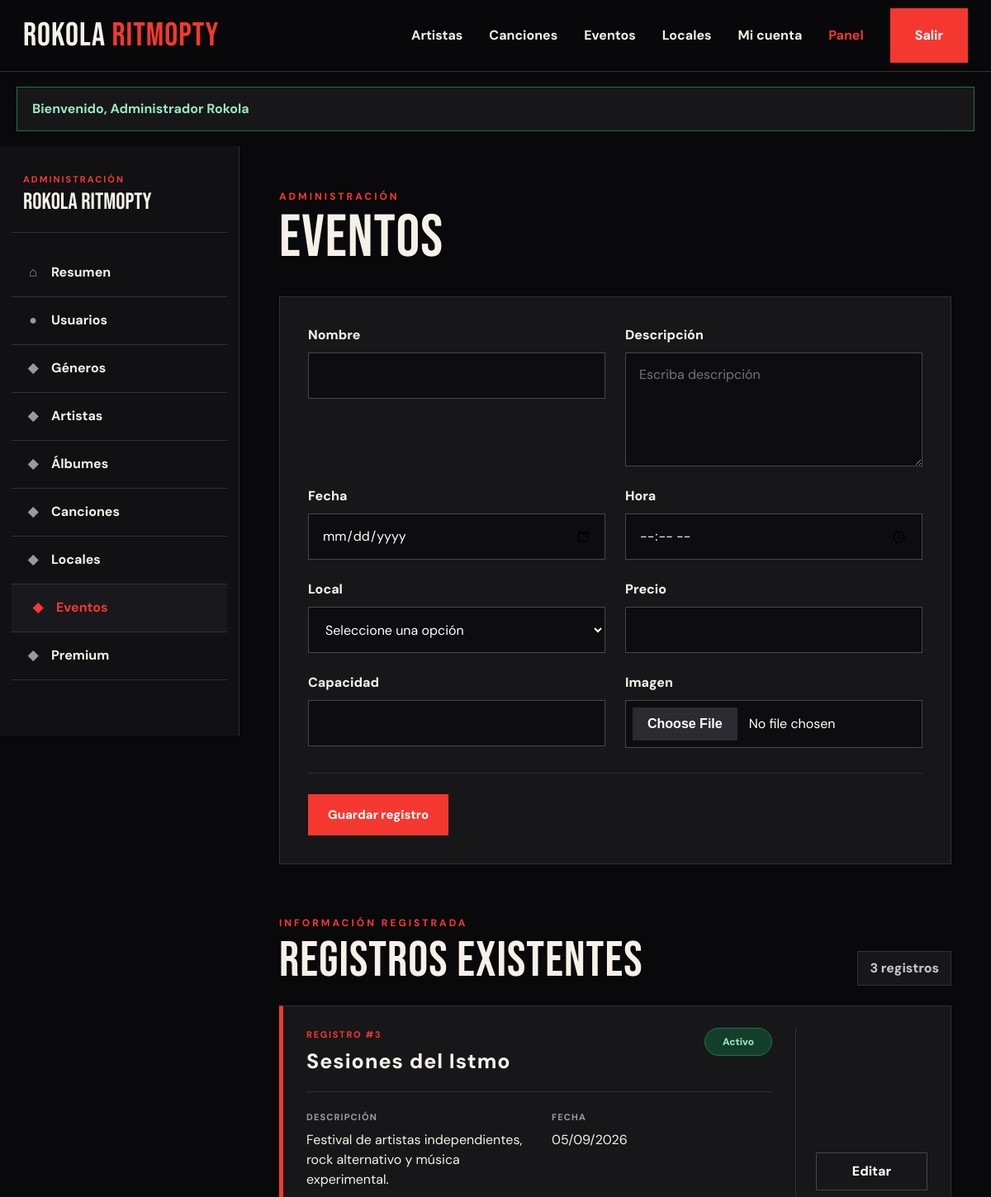
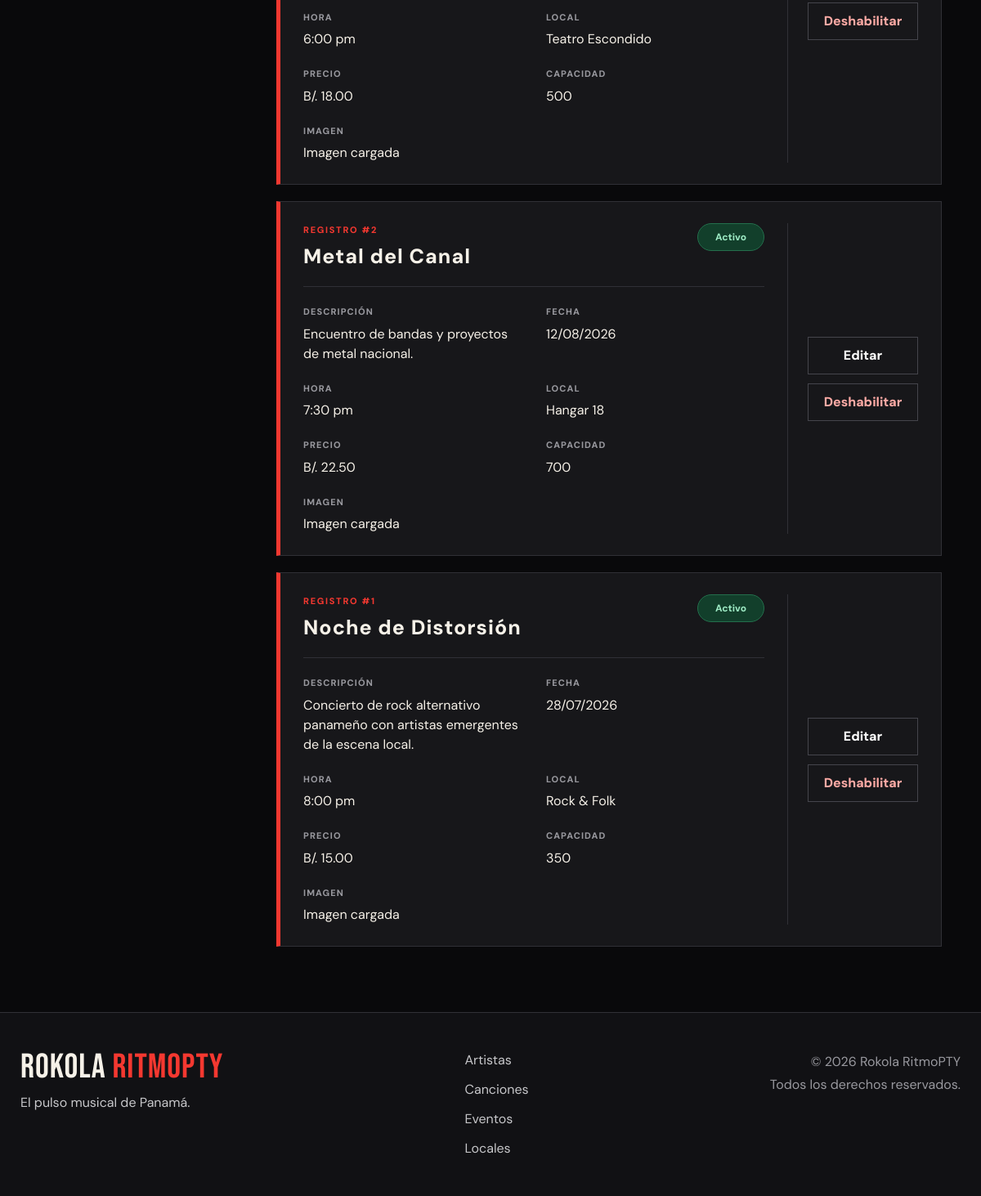
Screenshot of /RokolaRitmoPTY/public/admin/eventos (signed in) with the database file from the repository (2 pictures, top to bottom).
### tables this page shows
CREATE TABLE IF NOT EXISTS `eventos` (
  `id` int UNSIGNED NOT NULL AUTO_INCREMENT,
  `local_id` int UNSIGNED DEFAULT NULL,
  `nombre` varchar(180) NOT NULL,
  `descripcion` text,
  `fecha` date NOT NULL,
  `hora` time NOT NULL,
  `precio` decimal(10,2) NOT NULL DEFAULT '0.00',
  `capacidad` int UNSIGNED DEFAULT NULL,
  `imagen_url` varchar(500) DEFAULT NULL,
  `estado` tinyint(1) NOT NULL DEFAULT '1',
  `creado_en` timestamp NOT NULL DEFAULT CURRENT_TIMESTAMP,
  `actualizado_en` timestamp NOT NULL DEFAULT CURRENT_TIMESTAMP ON UPDATE CURRENT_TIMESTAMP,
  PRIMARY KEY (`id`),
  KEY `idx_eventos_local` (`local_id`),
  KEY `idx_eventos_fecha` (`fecha`),
  KEY `idx_eventos_estado` (`estado`)
);

CREATE TABLE IF NOT EXISTS `locales` (
  `id` int UNSIGNED NOT NULL AUTO_INCREMENT,
  `nombre` varchar(150) NOT NULL,
  `tipo` varchar(100) DEFAULT NULL,
  `direccion` varchar(255) DEFAULT NULL,
  `provincia` varchar(100) DEFAULT NULL,
  `capacidad` int UNSIGNED DEFAULT NULL,
  `telefono` varchar(50) DEFAULT NULL,
  `correo` varchar(150) DEFAULT NULL,
  `imagen_url` varchar(500) DEFAULT NULL,
  `estado` tinyint(1) NOT NULL DEFAULT '1',
  `creado_en` timestamp NOT NULL DEFAULT CURRENT_TIMESTAMP,
  `actualizado_en` timestamp NOT NULL DEFAULT CURRENT_TIMESTAMP ON UPDATE CURRENT_TIMESTAMP,
  PRIMARY KEY (`id`),
  KEY `idx_locales_estado` (`estado`),
  KEY `idx_locales_provincia` (`provincia`),
  KEY `idx_locales_nombre` (`nombre`)
);

### app/Views/admin/module.php (the view, shortened to what the rows shown need)
<?php
$rows = $rows ?? [];
$options = $options ?? [];
$module = $module ?? '';
$definition = $definition ?? [
    'title' => 'Módulo',
    'fields' => [],
];
$escape = static function (mixed $value): string {
    return htmlspecialchars(
        (string)$value,
        ENT_QUOTES,
        'UTF-8'
    );
};
$labels = [
    'id' => 'ID',
    'nombre' => 'Nombre',
    'titulo' => 'Título',
    'tipo' => 'Tipo de artista',
    'genero_id' => 'Género musical',
    'biografia' => 'Biografía',
    'descripcion' => 'Descripción',
    'pais' => 'País',
    'nacionalidad' => 'Nacionalidad',
    'anio_inicio' => 'Año de inicio',
    'artista_id' => 'Artista',
    'album_id' => 'Álbum',
    'anio_lanzamiento' => 'Año de lanzamiento',
    'imagen_url' => 'Imagen',
    'portada_url' => 'Portada',
    'audio_url' => 'Archivo de audio',
    'duracion' => 'Duración',
    'local_id' => 'Local',
    'direccion' => 'Dirección',
    'provincia' => 'Provincia',
    'capacidad' => 'Capacidad',
    'telefono' => 'Teléfono',
    'correo' => 'Correo electrónico',
    'fecha' => 'Fecha',
    'hora' => 'Hora',
    'precio' => 'Precio',
    'duracion_dias' => 'Duración en días',
    'meses' => 'Duración en meses',
    'limite_reproducciones' => 'Límite de reproducciones',
    'estado' => 'Estado',
    'creado_en' => 'Fecha de creación',
    'actualizado_en' => 'Última actualización',
];
$getLabel = static function (string $field) use ($labels): string {
    if (isset($labels[$field])) {
        return $labels[$field];
    }
    return ucfirst(
        str_replace(
            '_',
            ' ',
            str_replace('_id', '', $field)
        )
    );
};
$getOptionName = static function (
    array $allOptions,
    string $field,
    mixed $value
): string {
    if ($value === null || $value === '') {
        return 'No asignado';
    }
    foreach ($allOptions[$field] ?? [] as $option) {
        if (
            isset($option['id'])
            && (string)$option['id'] === (string)$value
        ) {
            return (string)(
                $option['nombre']
                ?? $option['titulo']
                ?? $value
            );
        }
    }
    return '#' . (string)$value;
};
$formatValue = static function (
    string $column,
    mixed $value
) use ($options, $getOptionName): string {
    if ($value === null || $value === '') {
        return '—';
    }
    if (str_ends_with($column, '_id')) {
        return $getOptionName(
            $options,
            $column,
            $value
        );
    }
    if ($column === 'estado') {
        return (int)$value === 1
            ? 'Activo'
            : 'Inactivo';
    }
    if ($column === 'precio') {
        return 'B/. ' . number_format(
            (float)$value,
            2
        );
    }
    if ($column === 'fecha') {
        $timestamp = strtotime((string)$value);
        return $timestamp !== false
            ? date('d/m/Y', $timestamp)
            : (string)$value;
    }
    if ($column === 'hora') {
        $timestamp = strtotime((string)$value);
        return $timestamp !== false
            ? date('g:i a', $timestamp)
            : (string)$value;
    }
    if ($column === 'imagen_url') {
        return 'Imagen cargada';
    }
    if ($column === 'portada_url') {
        return 'Portada cargada';
    }
    if ($column === 'audio_url') {
        return 'Audio cargado';
    }
    if (
        in_array(
            $column,
            ['biografia', 'descripcion', 'direccion'],
            true
        )
    ) {
        return mb_strimwidth(
            (string)$value,
            0,
            130,
            '…'
        );
    }
    return mb_strimwidth(
        (string)$value,
        0,
        75,
        '…'
    );
};
$tableColumns = [
    'generos' => [
        'id',
        'nombre',
        'descripcion',
        'estado',
    ],
    'artistas' => [
        'id',
        'nombre',
        'tipo',
        'genero_id',
        'pais',
        'anio_inicio',
        'biografia',
        'imagen_url',
        'estado',
    ],
    'albumes' => [
        'id',
        'nombre',
        'artista_id',
        'anio_lanzamiento',
        'portada_url',
        'descripcion',
        'estado',
    ],
    'canciones' => [
        'id',
        'nombre',
        'artista_id',
        'album_id',
        'duracion',
        'audio_url',
        'imagen_url',
        'estado',
    ],
    'locales' => [
        'id',
        'nombre',
        'tipo',
        'direccion',
        'provincia',
        'capacidad',
        'telefono',
        'correo',
        'imagen_url',
        'estado',
    ],
    'eventos' => [
        'id',
        'nombre',
        'descripcion',
        'fecha',
        'hora',
        'local_id',
        'precio',
        'capacidad',
        'imagen_url',
        'estado',
    ],
    'planes' => [
        'id',
        'nombre',
        'precio',
        'duracion_dias',
        'descripcion',
        'estado',
    ],
];
$visibleColumns = $tableColumns[$module]
    ?? (
        $rows !== []
            ? array_keys($rows[0])
            : []
    );
?>
<div class="admin-layout">
    <section class="admin-content">
        <div class="admin-heading">
            <div>
                <h1>
                    <?= $escape($definition['title']) ?>
                </h1>
            </div>
        </div>
        <div class="admin-list-heading">
            <div>
                <h2>Registros existentes</h2>
            </div>
        </div>
        <div class="admin-records">
            <?php foreach ($rows as $row): ?>
                <?php
                $rowId = (int)($row['id'] ?? 0);
                $recordTitle = $row['nombre']
                    ?? $row['titulo']
                    ?? 'Registro';
                ?>
                <article class="admin-record-card">
                    <div class="record-main">
                        <div class="record-title-row">
                            <div>
                                <span class="record-id">
                                    Registro #<?= $rowId ?>
                                </span>
                                <h3>
                                    <?= $escape($recordTitle) ?>
                                </h3>
                            </div>
                            <?php if (array_key_exists('estado', $row)): ?>
                                <span
                                    class="status-badge <?= (int)$row['estado'] === 1
                                        ? 'status-active'
                                        : 'status-inactive' ?>"
                                >
                                    <?= (int)$row['estado'] === 1
                                        ? 'Activo'
                                        : 'Inactivo' ?>
                                </span>
                            <?php endif; ?>
                        </div>
                        <div class="record-details">
                            <?php foreach ($visibleColumns as $column): ?>
                                <?php
                                if (
                                    in_array(
                                        $column,
                                        [
                                            'id',
                                            'nombre',
                                            'titulo',
                                            'estado',
                                        ],
                                        true
                                    )
                                ) {
                                    continue;
                                }
                                $rawValue = $row[$column];
                                $displayValue = $formatValue(
                                    $column,
                                    $rawValue
                                );
                                ?>
                                <div class="record-detail">
                                    <span class="record-label">
                                        <?= $escape(
                                            $getLabel($column)
                                        ) ?>
                                    </span>
                                    <span
                                        class="record-value"
                                        title="<?= $escape($rawValue) ?>"
                                    >
                                        <?= $escape($displayValue) ?>
                                    </span>
                                </div>
                            <?php endforeach; ?>
                        </div>
                    </div>
                    <div class="record-actions">
                        <a
                            class="action-button"
                            href="?edit=<?= $rowId ?>"
                        >
                            Editar
                        </a>
                        <?php if (array_key_exists('estado', $row)): ?>
                            <form
                                method="post"
                                action="<?= $escape($config['base_url']) ?>/admin/<?= $escape($module) ?>/<?= $rowId ?>/estado"
                            >
                                <button
                                    class="action-button action-danger"
                                    type="submit"
                                >
                                    <?= (int)$row['estado'] === 1
                                        ? 'Deshabilitar'
                                        : 'Activar' ?>
                                </button>
                            </form>
                        <?php endif; ?>
                    </div>
                </article>
            <?php endforeach; ?>
        </div>
    </section>
</div>

### rows the page displays
eventos: id "3", nombre "Sesiones del Istmo", estado "Activo", column "DESCRIPCIÓN", descripcion "Festival de artistas independientes, rock alternativo y música experimental.", column "FECHA", fecha "05/09/2026", column "HORA", hora "6:00 pm", column "LOCAL", local.nombre "Teatro Escondido", column "PRECIO", precio "B/. 18.00", column "CAPACIDAD", capacidad "500", column "IMAGEN", imagen_url "Imagen cargada"
eventos: id "2", nombre "Metal del Canal", estado "Activo", column "DESCRIPCIÓN", descripcion "Encuentro de bandas y proyectos de metal nacional.", column "FECHA", fecha "12/08/2026", column "HORA", hora "7:30 pm", column "LOCAL", local.nombre "Hangar 18", column "PRECIO", precio "B/. 22.50", column "CAPACIDAD", capacidad "700", column "IMAGEN", imagen_url "Imagen cargada"
eventos: id "1", nombre "Noche de Distorsión", estado "Activo", column "DESCRIPCIÓN", descripcion "Concierto de rock alternativo panameño con artistas emergentes de la escena local.", column "FECHA", fecha "28/07/2026", column "HORA", hora "8:00 pm", column "LOCAL", local.nombre "Rock & Folk", column "PRECIO", precio "B/. 15.00", column "CAPACIDAD", capacidad "350", column "IMAGEN", imagen_url "Imagen cargada"

### other values shown
$flashMessage "Bienvenido, Administrador Rokola"
$label "Géneros"
$label "Artistas"
$label "Álbumes"
$label "Canciones"
$label "Locales"
$label "Eventos"
$label "Premium"
$escape($definition['title']) "Eventos"
$escape($label) "Nombre"
$escape($label) "Descripción"
$escape($label) "Fecha"
$escape($label) "Hora"
$escape($label) "Local"
$escape($label) "Precio"
